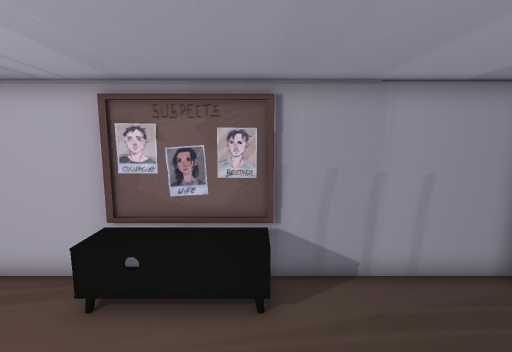
[1] (above)

12 first-person views from a walk through a 3-D level made in the Unity game engine. The camera is 1.5 m above the floor, tilts 8° down and sees 85° across. The floor is counted in squares, 0.5 m on a side. Each view is taken from the middle of a square. On the plan, view 1 faces up. The plan holds only what a view shows up to about 20 squares ahead; the rest is blank. The place goes on beyond the plan. The player is left out. Some surface patterns are stand-ins.

[2]
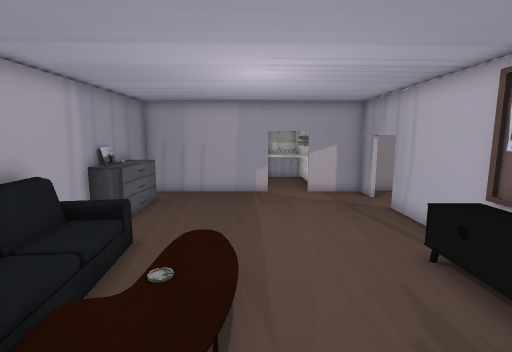

[3]
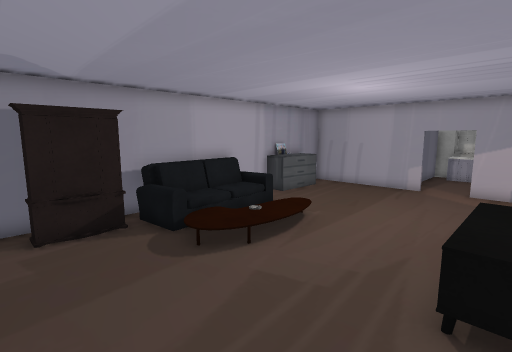

[4]
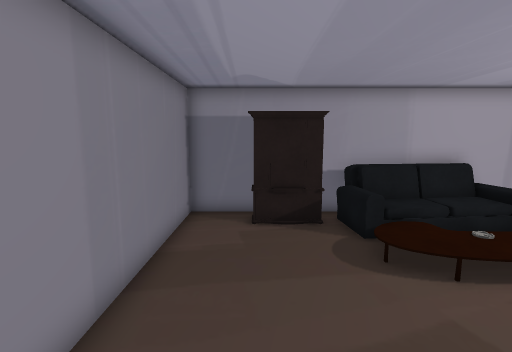

[5]
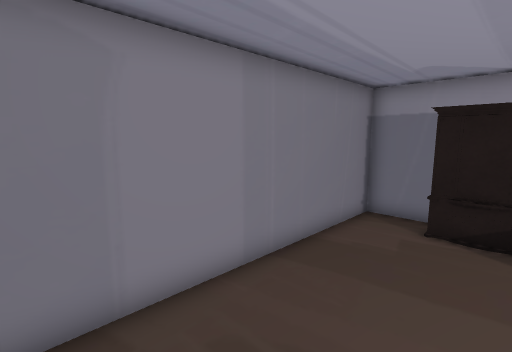

[6]
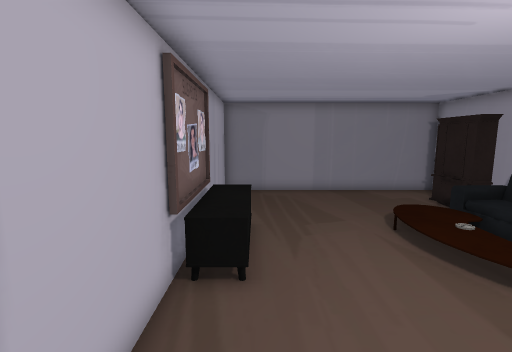

[7]
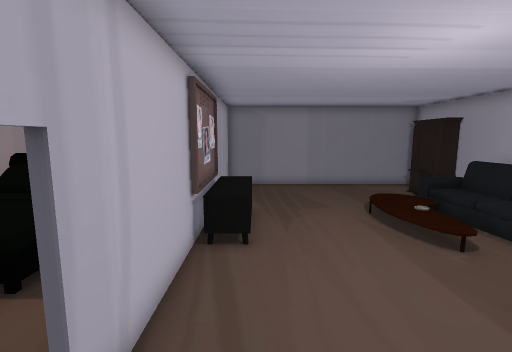

[8]
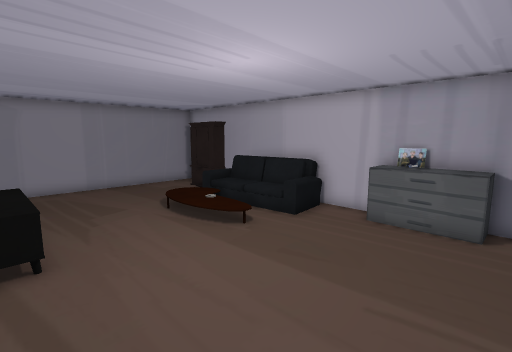

[9]
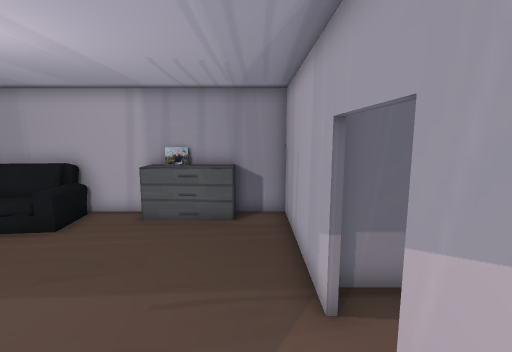

[10]
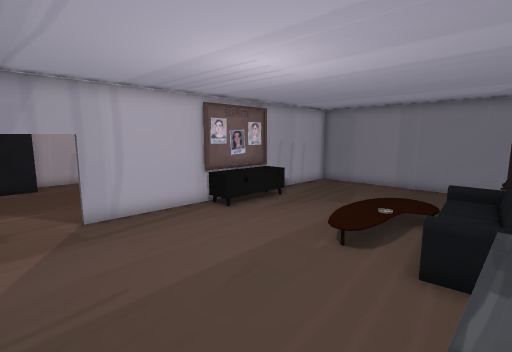

[11]
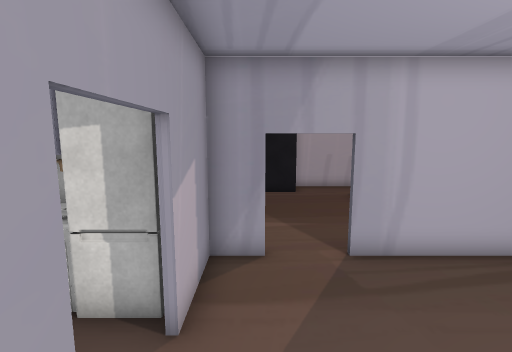

[12]
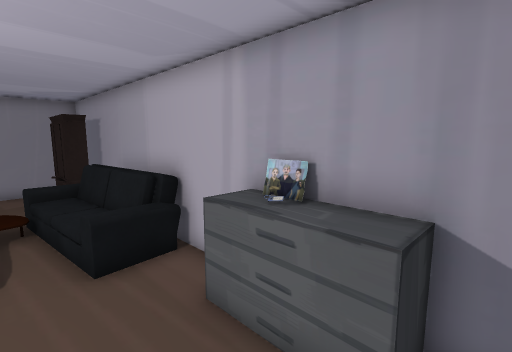

### Floor plan
Key: @ floor where view 1 was taken; # wall or solid block; . main floor; : floor 0.25 m higher than the main floor; / step, stairs or slope; = window, fence, low wall or low ledge; ^ raised ledge; T thing the floor can be seen under or through; O other object.
Columns run from 14 left of view 1 to 7 right of it. Each row starts with its distance up from view 1.
  9   #
  8   #.....
  7   #TTTTT##############
  6   #.......=^^^^......#
  5 ###........^^^^......#
  4 ###..................#
  3  .#..................#
  2  .#..................#
  1 ###..................#
  0   #......./:::@/.....#
 -1   #.......////:/.....#
 -2   #......./.#/##.....#
 -3   #......=#OO #=###..#
 -4   #.^^O^.=#####  ##..#
 -5   ##^^O#######    ####

Where each view was taken, in squares from view 1:
view 1: 0 up, 0 right, facing up
view 2: 1 up, 3 right, facing left
view 3: 6 up, 5 right, facing down-left
view 4: 6 up, 4 right, facing down
view 5: 6 up, 2 right, facing down-right
view 6: 5 up, 9 left, facing right
view 7: 5 up, 11 left, facing right
view 8: 6 up, 11 left, facing down-right
view 9: 6 up, 11 left, facing down
view 10: 4 down, 11 left, facing up-right
view 11: 0 up, 11 left, facing up
view 12: 1 down, 11 left, facing down-right
